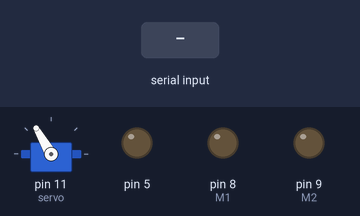
Recording of a sketch running on a simulated Arduino Uno, built with avr-gcc and run on an emulated ATmega328P. On the bench: servo, output pins drawn as LEDs (lit = HIGH). Inputs (shaded band) come from the test bench. What the sketch prints to the serial monitor is not drawn.

Above: at 1.2 s.
1.3 s: "1" received over the second serial link
At 2.1 s:
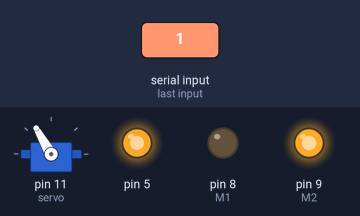
2.8 s: "0" received over the second serial link
At 3.3 s:
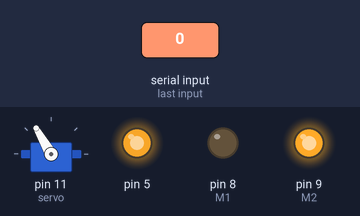
Timing chart, 0 to 5.8 s (numbered marks = the images above; inputs shaded):
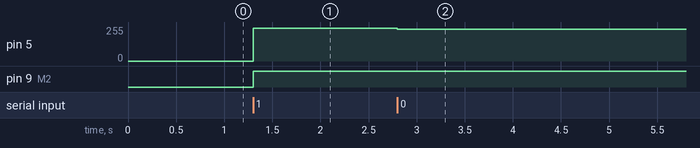

The sketch:

0804.ino
```cpp
#include <SoftwareSerial.h>
#include <Servo.h>


SoftwareSerial BTSerial(3, 2);
Servo servo;
int value = 120;

int M1 = 8; /*int1*/
int M2 = 9; /*int2*/
int flag=1;

void setup()
{
  pinMode(M1, OUTPUT);
  pinMode(M2, OUTPUT);
  pinMode(5, OUTPUT);
  pinMode(11, OUTPUT);
  servo.attach(11);
  BTSerial.begin(115200);

  Serial.begin(115200);
  Serial.print("모터가 준비 되었습니다. 숫자 1,2,3,4중 하나를 입력해주세요.");
  servo.write(value);
}

void loop() {
if(BTSerial.available())
{
int n = BTSerial.read();
if(n>205 & n<225) flag=1;
if(n>=225 & n<255) flag=0;
 int L ,R;

if(flag==1)
{


     Serial.println(n);

      if(n<20)
    {
      digitalWrite(M1, HIGH);
      digitalWrite(M2, HIGH);
    }

      if(n>=20 & n<80)
    {
         digitalWrite(M1, LOW);
         digitalWrite(M2, HIGH);
         analogWrite(5,n*5);

    }

    if(n>100 & n <200)
    {


         R = map(n,100,200,130,25);   //  120~140   90~140
         servo.write(R);

    }


  }


if(flag==0)
{


         Serial.println(n);

         digitalWrite(M1, HIGH);
         digitalWrite(M2, LOW);
         analogWrite(5,170);


    if(n>100 & n <200)
    {


         R = map(n,100,200,130,25);   //  120~140   90~140
         servo.write(R);

        digitalWrite(M1, HIGH);
         digitalWrite(M2, LOW);
         analogWrite(5,170);

    }


    }


}


}
```

Measured:
- after the input at 1.3 s, pin 5: 0/255 → 245/255 at once; pin 9 (M2): LOW → HIGH at once
- after the input at 2.8 s, pin 5: 245/255 → 240/255 at once
